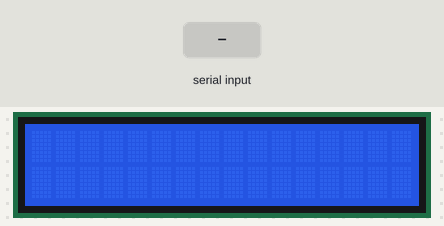
Simulated run of this sketch. Board: Arduino Uno, built with avr-gcc and run on an emulated ATmega328P. Shown: 16×2 character LCD. The inputs (shaded band) are chosen by the test bench.

Above: at 1.2 s.
1.3 s: "1" received over Serial
At 3.5 s:
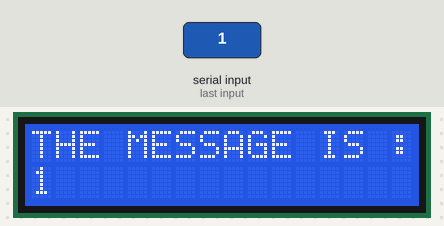
3.8 s: "0" received over Serial
At 5.4 s:
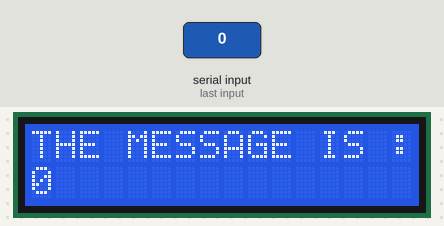
6.3 s: "2" received over Serial
At 8.5 s:
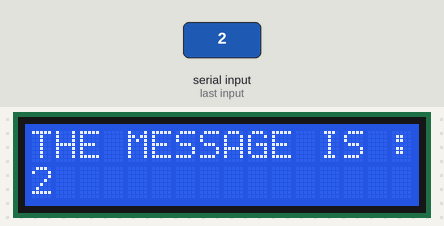
Timing chart, 0 to 10.0 s (numbered marks = the images above; inputs shaded):
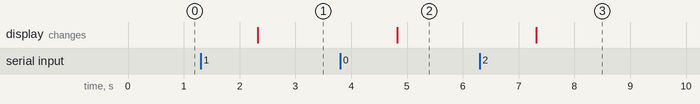

The sketch:

10.LCD_Display_using_I2C_display_Module.ino
```cpp
#include <Wire.h>
#include <LiquidCrystal_I2C.h>

// Set the LCD address to 0x27 for a 16 chars and 2 line display
LiquidCrystal_I2C lcd(0x27, 16, 2);

void setup()
{
  lcd.begin();// initialize the LCD,
  lcd.backlight();// Turn on the blacklight and print a message.
  Serial.begin(9600);//Begin Serial Communication
}

void loop()
{

if(Serial.available())
{
  String mssg=Serial.readString();//Reads the value from Serial monitor

  lcd.clear();// Clear the Screen
  lcd.setCursor (0,0); // go to start of 1st Line
  lcd.print("THE MESSAGE IS :");
  lcd.setCursor (0,1); // go to start of 2nd line
  lcd.print(mssg);
  delay(500);
}

}
```

Measured:
- after the input at 1.3 s, the display: changes after 1.0 s (image 1)
- after the input at 3.8 s, the display: changes after 1.0 s (image 2)
- after the input at 6.3 s, the display: changes after 1.0 s (image 3)
